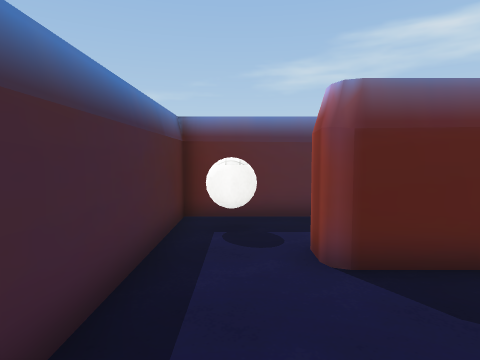
[1] (above)

24 first-person views from a walk through a 3-D level made in the Unity game engine. The camera is 1.4 m above the floor, tilts 4° down and sees 75° across. The floor is counted in squares, 1 m on a side. Each view is taken from the middle of a square. On the plan, view 1 faces up. The plan holds only what a view shows up to about 14 squares ahead; the rest is blank. The place goes on beyond the plan. Some surface patterns are stand-ins.

[2]
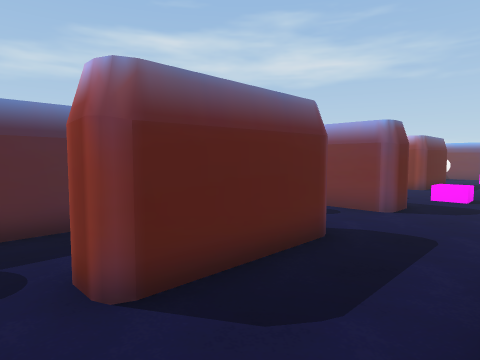

[3]
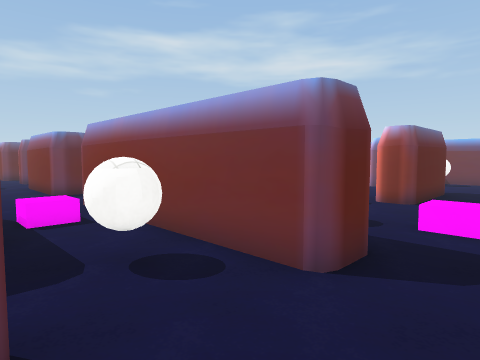

[4]
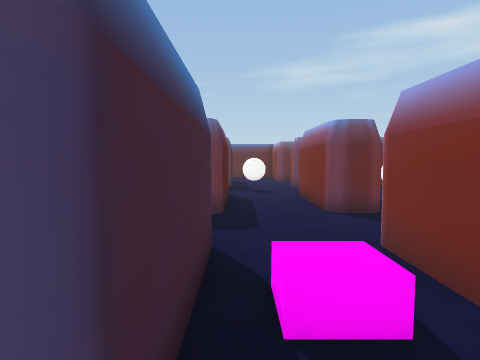

[5]
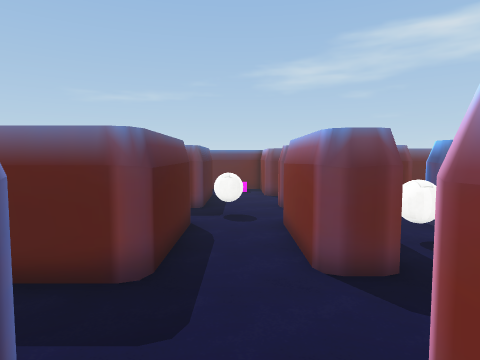

[6]
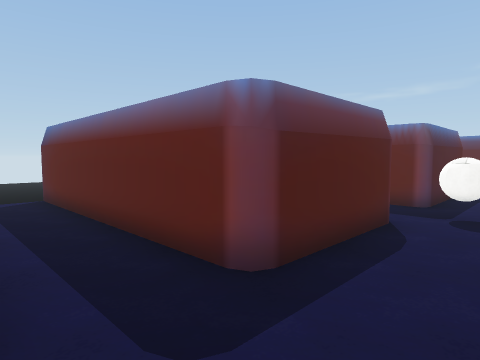

[7]
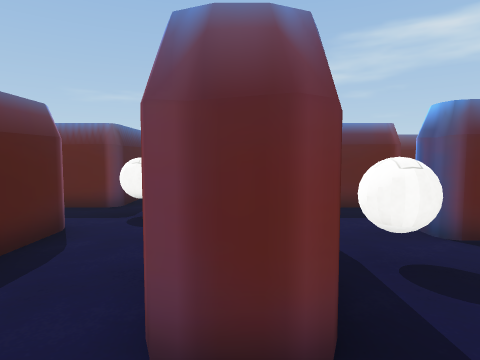

[8]
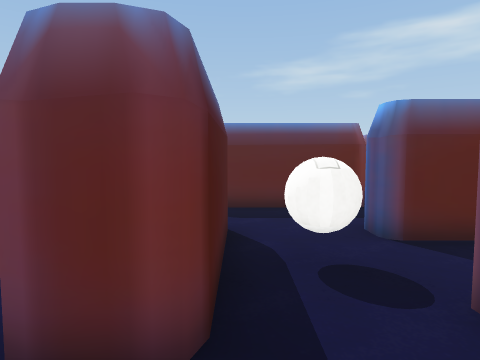

[9]
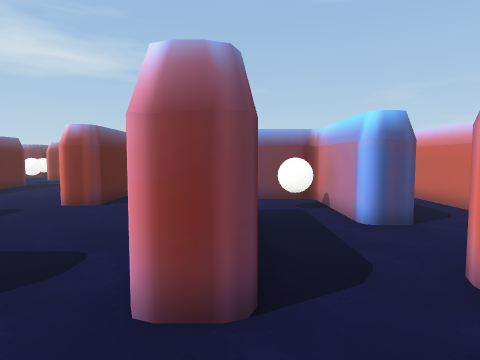

[10]
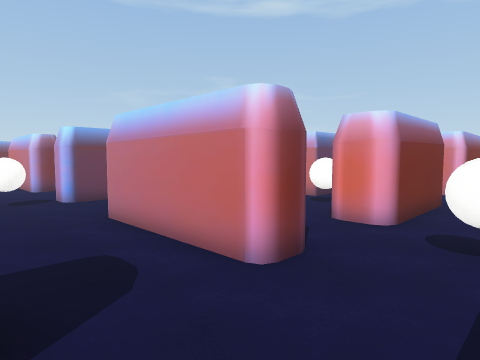

[11]
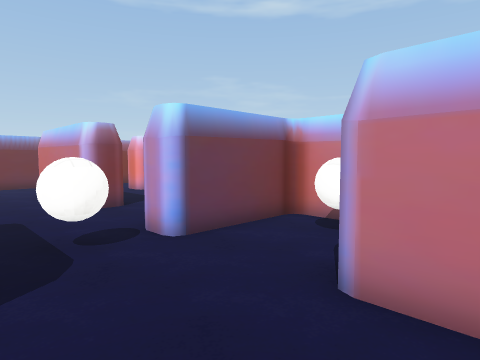

[12]
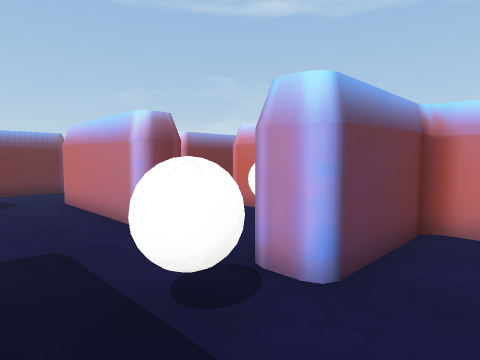

[13]
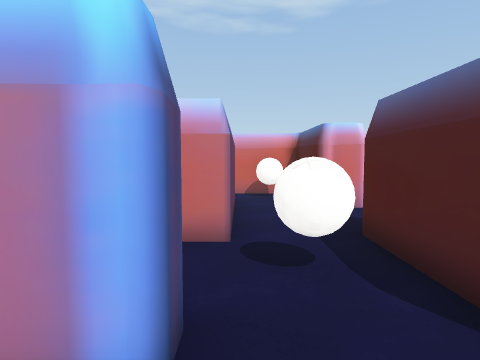

[14]
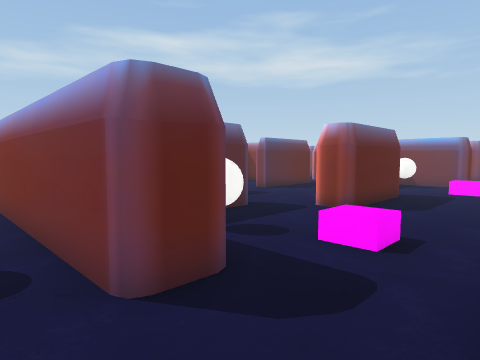

[15]
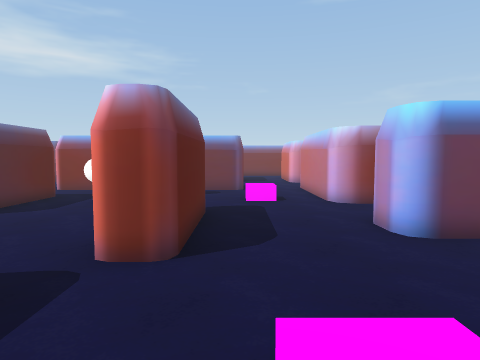

[16]
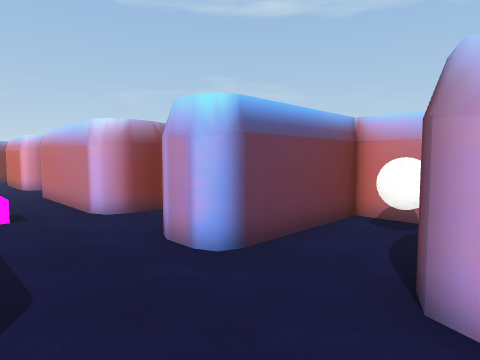

[17]
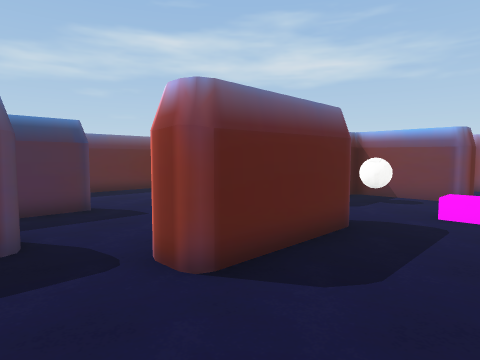

[18]
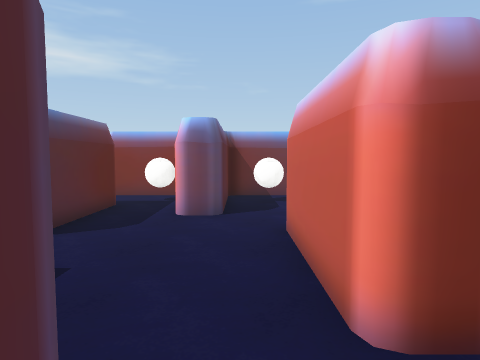

[19]
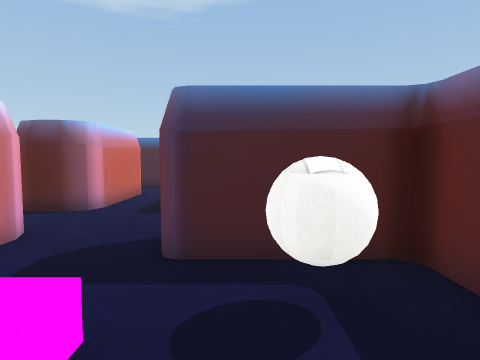

[20]
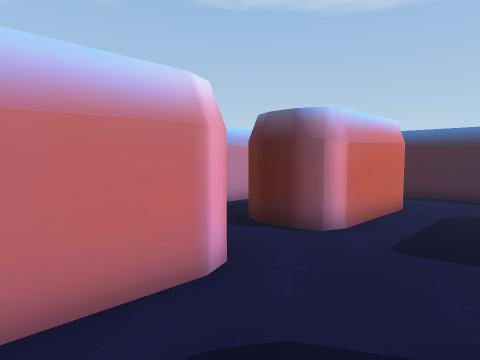

[21]
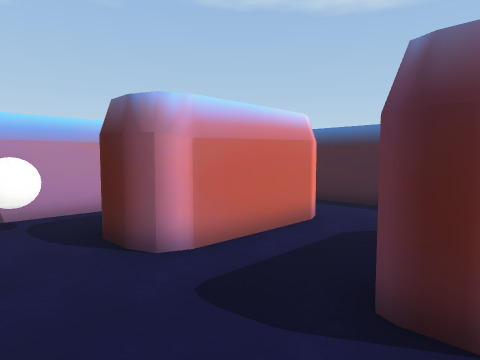

[22]
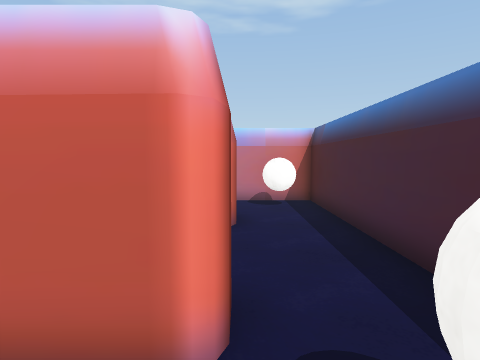

[23]
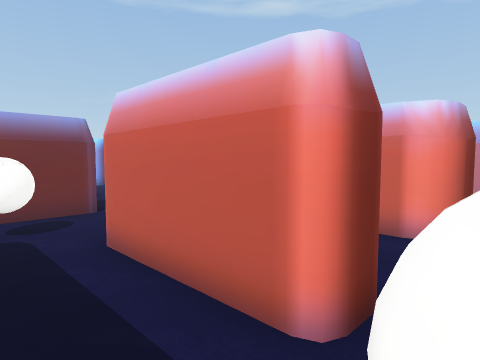

[24]
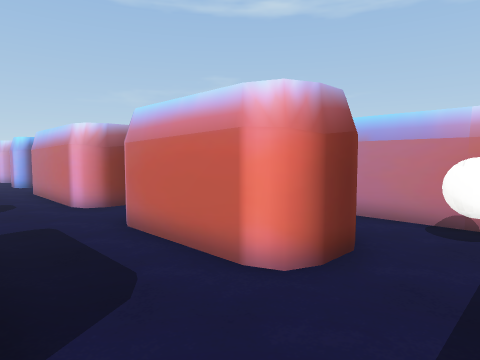

### Floor plan
Key: @ floor where view 1 was taken; # wall or solid block; . main floor; : floor 0.5 m higher than the main floor; v drop or lower ground; O other object.
Columns run from 4 left of view 1 to 30 right of it. Each row starts with its distance up from view 1.
 26          O.    .....OOOO
 25          O...........O.........
 24          O...........O...........O
 23          O...OOOOO...##..OOOOOO..O
 22         OO...OOOOO...# ..O      .O
 21         ...O.......O.# .O...
 20          .OO.......O.# OO.....
 19          ##..OO..#####   ##  O
 18           #..OO..##          O
 17           #..OOO....         O
 16           #..OO..#####       O
 15 v##########..O..##    ###
 14 v...............#    ....
 13  ...............#    ...
 12          #...##.#    ..      #
 11          #...##.  ###..####  #
 10          #.:.##O. .........OO#
  9          #...##O. .......... #
  8   #####  #...#####.......#####
  7   #..........##..............#
  6   #.O......O.##O...OOOOO...OO#
  5   #..OOOOO...##O...OOOOO.....#
  4   #..OOOOO...#...............##
  3   #.............O.........O
  2   #...............................
  1   #...OOOO..OOOOOOO..##..OOOOOO..OO
  0   #.@O    O.O     O..# ..O       O
 -1   #..O   O..       ..#   O
 -2   #.O.. ...O       O.#
 -3   O.O.. ...O       O.#
 -4    OO######         ##

Positions as (right, up) in squares from view 1, and headings:
1: (0, 0), facing up
2: (0, 1), facing up-right
3: (5, 2), facing up-right
4: (6, 7), facing up
5: (7, 10), facing up
6: (8, 12), facing up-left
7: (9, 13), facing up
8: (10, 13), facing up
9: (6, 22), facing right
10: (6, 26), facing down-right
11: (12, 26), facing down-right
12: (15, 26), facing down-right
13: (12, 21), facing down
14: (7, 1), facing up-right
15: (11, 4), facing right
16: (13, 4), facing down-right
17: (13, 2), facing up-right
18: (13, 7), facing right
19: (14, 5), facing left
20: (11, 4), facing down-left
21: (8, 5), facing down-left
22: (1, 7), facing down
23: (0, 7), facing down-right
24: (-1, 4), facing down-right
